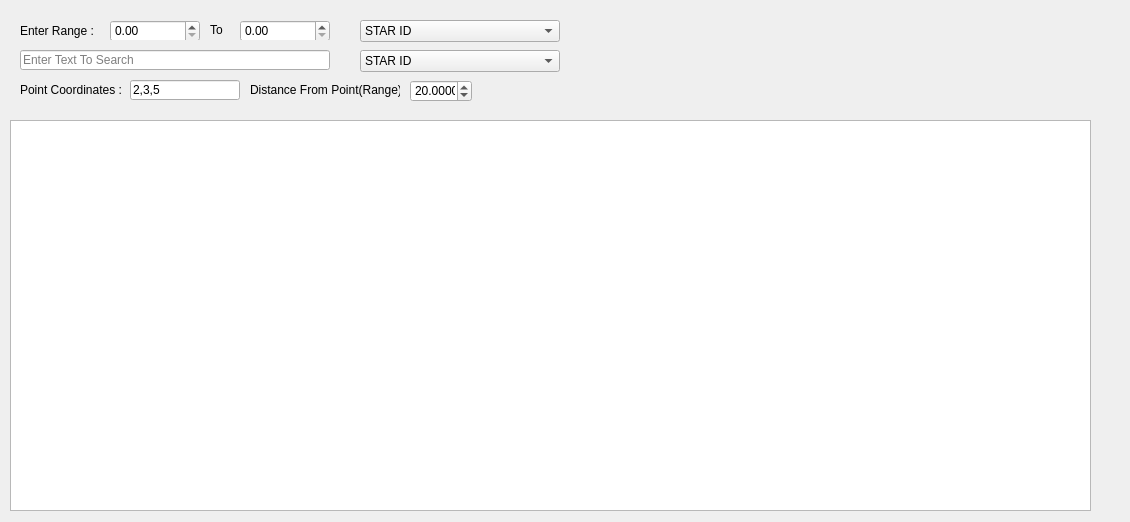
<?xml version="1.0" encoding="UTF-8"?>
<ui version="4.0">
 <class>MainWindow</class>
 <widget class="QMainWindow" name="MainWindow">
  <property name="geometry">
   <rect>
    <x>0</x>
    <y>0</y>
    <width>1130</width>
    <height>522</height>
   </rect>
  </property>
  <property name="windowTitle">
   <string>MainWindow</string>
  </property>
  <widget class="QWidget" name="centralWidget">
   <widget class="QTableView" name="starsView">
    <property name="geometry">
     <rect>
      <x>10</x>
      <y>120</y>
      <width>1081</width>
      <height>391</height>
     </rect>
    </property>
    <property name="sortingEnabled">
     <bool>true</bool>
    </property>
    <attribute name="verticalHeaderVisible">
     <bool>false</bool>
    </attribute>
   </widget>
   <widget class="QComboBox" name="comboBox">
    <property name="geometry">
     <rect>
      <x>360</x>
      <y>20</y>
      <width>200</width>
      <height>22</height>
     </rect>
    </property>
    <item>
     <property name="text">
      <string>STAR ID</string>
     </property>
    </item>
    <item>
     <property name="text">
      <string>STAR CLASS</string>
     </property>
    </item>
    <item>
     <property name="text">
      <string>STAR NAME</string>
     </property>
    </item>
    <item>
     <property name="text">
      <string>STAR MAGNITUDE</string>
     </property>
    </item>
    <item>
     <property name="text">
      <string>NO OF EXOPLANETS</string>
     </property>
    </item>
    <item>
     <property name="text">
      <string>COORDINATES RA</string>
     </property>
    </item>
    <item>
     <property name="text">
      <string>COORDINATES DEC</string>
     </property>
    </item>
    <item>
     <property name="text">
      <string>DISTANCE FROM SUN</string>
     </property>
    </item>
   </widget>
   <widget class="QStackedWidget" name="stackedWidget">
    <property name="geometry">
     <rect>
      <x>10</x>
      <y>20</y>
      <width>350</width>
      <height>20</height>
     </rect>
    </property>
    <property name="currentIndex">
     <number>1</number>
    </property>
    <widget class="QWidget" name="page">
     <widget class="QLineEdit" name="lineEdit">
      <property name="geometry">
       <rect>
        <x>10</x>
        <y>0</y>
        <width>310</width>
        <height>20</height>
       </rect>
      </property>
      <property name="text">
       <string/>
      </property>
      <property name="placeholderText">
       <string>Enter Text To Search</string>
      </property>
     </widget>
    </widget>
    <widget class="QWidget" name="page_2">
     <widget class="QDoubleSpinBox" name="magnitudeFrom">
      <property name="geometry">
       <rect>
        <x>100</x>
        <y>0</y>
        <width>90</width>
        <height>22</height>
       </rect>
      </property>
     </widget>
     <widget class="QLabel" name="label">
      <property name="geometry">
       <rect>
        <x>10</x>
        <y>1</y>
        <width>80</width>
        <height>20</height>
       </rect>
      </property>
      <property name="text">
       <string>Enter Range :</string>
      </property>
     </widget>
     <widget class="QDoubleSpinBox" name="magnitudeTo">
      <property name="geometry">
       <rect>
        <x>230</x>
        <y>0</y>
        <width>90</width>
        <height>22</height>
       </rect>
      </property>
     </widget>
     <widget class="QLabel" name="label_2">
      <property name="geometry">
       <rect>
        <x>200</x>
        <y>0</y>
        <width>30</width>
        <height>20</height>
       </rect>
      </property>
      <property name="text">
       <string>To</string>
      </property>
     </widget>
    </widget>
   </widget>
   <widget class="QComboBox" name="comboBox_2">
    <property name="geometry">
     <rect>
      <x>360</x>
      <y>50</y>
      <width>200</width>
      <height>22</height>
     </rect>
    </property>
    <item>
     <property name="text">
      <string>STAR ID</string>
     </property>
    </item>
    <item>
     <property name="text">
      <string>STAR CLASS</string>
     </property>
    </item>
    <item>
     <property name="text">
      <string>STAR NAME</string>
     </property>
    </item>
    <item>
     <property name="text">
      <string>STAR MAGNITUDE</string>
     </property>
    </item>
    <item>
     <property name="text">
      <string>NO OF EXOPLANETS</string>
     </property>
    </item>
    <item>
     <property name="text">
      <string>COORDINATES RA</string>
     </property>
    </item>
    <item>
     <property name="text">
      <string>COORDINATES DEC</string>
     </property>
    </item>
    <item>
     <property name="text">
      <string>DISTANCE FROM SUN</string>
     </property>
    </item>
   </widget>
   <widget class="QStackedWidget" name="stackedWidget_2">
    <property name="geometry">
     <rect>
      <x>10</x>
      <y>50</y>
      <width>350</width>
      <height>20</height>
     </rect>
    </property>
    <property name="currentIndex">
     <number>0</number>
    </property>
    <widget class="QWidget" name="page_3">
     <widget class="QLineEdit" name="lineEdit_2">
      <property name="geometry">
       <rect>
        <x>10</x>
        <y>0</y>
        <width>310</width>
        <height>20</height>
       </rect>
      </property>
      <property name="text">
       <string/>
      </property>
      <property name="placeholderText">
       <string>Enter Text To Search</string>
      </property>
     </widget>
    </widget>
    <widget class="QWidget" name="page_4">
     <widget class="QDoubleSpinBox" name="magnitudeFrom2">
      <property name="geometry">
       <rect>
        <x>100</x>
        <y>0</y>
        <width>90</width>
        <height>22</height>
       </rect>
      </property>
     </widget>
     <widget class="QLabel" name="label_3">
      <property name="geometry">
       <rect>
        <x>10</x>
        <y>1</y>
        <width>80</width>
        <height>20</height>
       </rect>
      </property>
      <property name="text">
       <string>Enter Range :</string>
      </property>
     </widget>
     <widget class="QDoubleSpinBox" name="magnitudeTo2">
      <property name="geometry">
       <rect>
        <x>230</x>
        <y>0</y>
        <width>90</width>
        <height>22</height>
       </rect>
      </property>
     </widget>
     <widget class="QLabel" name="label_4">
      <property name="geometry">
       <rect>
        <x>200</x>
        <y>0</y>
        <width>30</width>
        <height>20</height>
       </rect>
      </property>
      <property name="text">
       <string>To</string>
      </property>
     </widget>
    </widget>
   </widget>
   <widget class="QLabel" name="label_5">
    <property name="geometry">
     <rect>
      <x>250</x>
      <y>80</y>
      <width>150</width>
      <height>20</height>
     </rect>
    </property>
    <property name="text">
     <string>Distance From Point(Range) :</string>
    </property>
   </widget>
   <widget class="QLabel" name="label_6">
    <property name="geometry">
     <rect>
      <x>20</x>
      <y>80</y>
      <width>110</width>
      <height>20</height>
     </rect>
    </property>
    <property name="text">
     <string>Point Coordinates : </string>
    </property>
   </widget>
   <widget class="QLineEdit" name="pointCoords">
    <property name="geometry">
     <rect>
      <x>130</x>
      <y>80</y>
      <width>110</width>
      <height>20</height>
     </rect>
    </property>
    <property name="text">
     <string>2,3,5</string>
    </property>
   </widget>
   <widget class="QDoubleSpinBox" name="distFromPoint">
    <property name="geometry">
     <rect>
      <x>410</x>
      <y>80</y>
      <width>62</width>
      <height>22</height>
     </rect>
    </property>
    <property name="prefix">
     <string/>
    </property>
    <property name="suffix">
     <string/>
    </property>
    <property name="decimals">
     <number>4</number>
    </property>
    <property name="maximum">
     <double>9999999.990000000223517</double>
    </property>
    <property name="value">
     <double>20.000000000000000</double>
    </property>
   </widget>
   <zorder>stackedWidget</zorder>
   <zorder>starsView</zorder>
   <zorder>comboBox</zorder>
   <zorder>comboBox_2</zorder>
   <zorder>stackedWidget_2</zorder>
   <zorder>label_5</zorder>
   <zorder>label_6</zorder>
   <zorder>pointCoords</zorder>
   <zorder>distFromPoint</zorder>
  </widget>
 </widget>
 <layoutdefault spacing="6" margin="11"/>
 <resources/>
 <connections/>
</ui>
